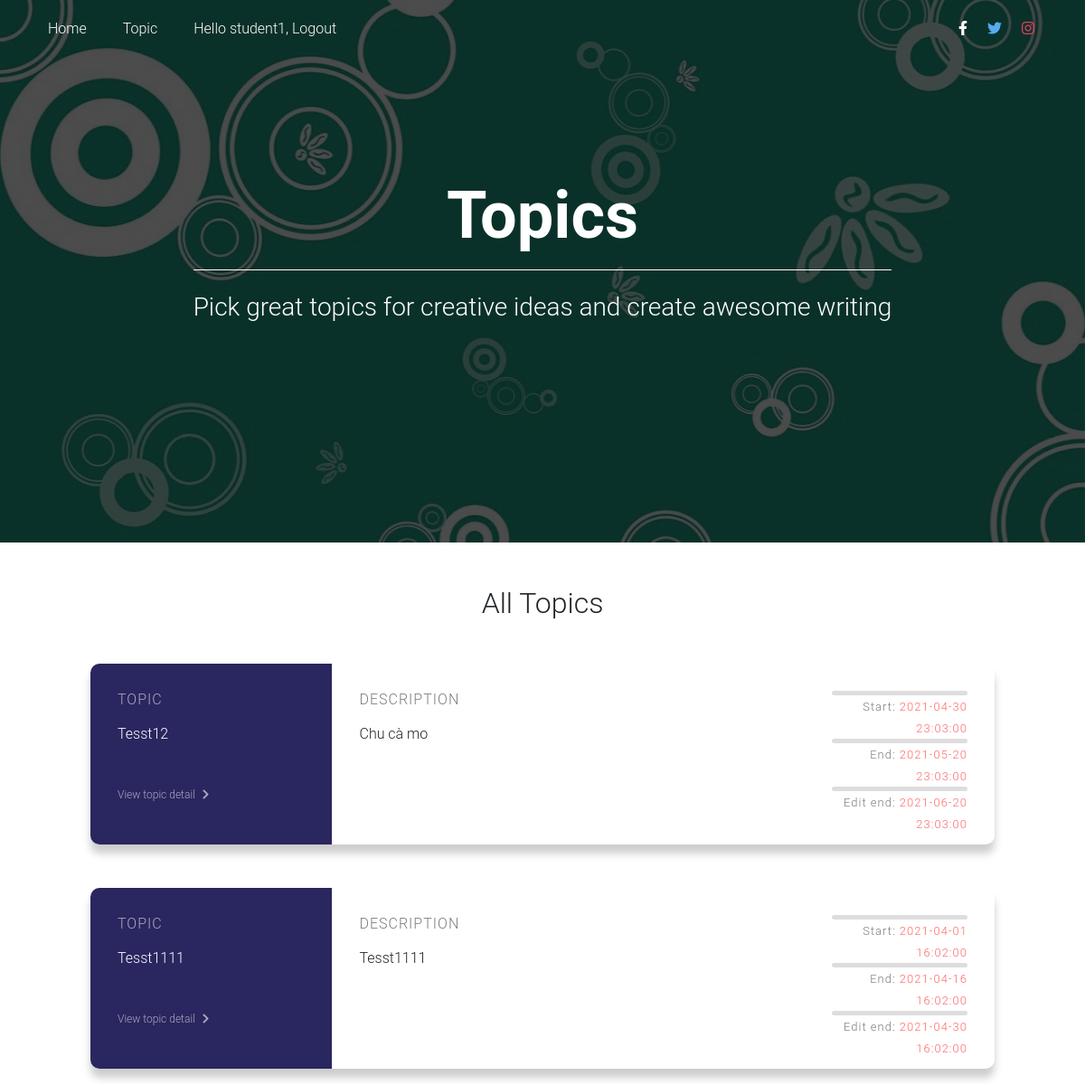
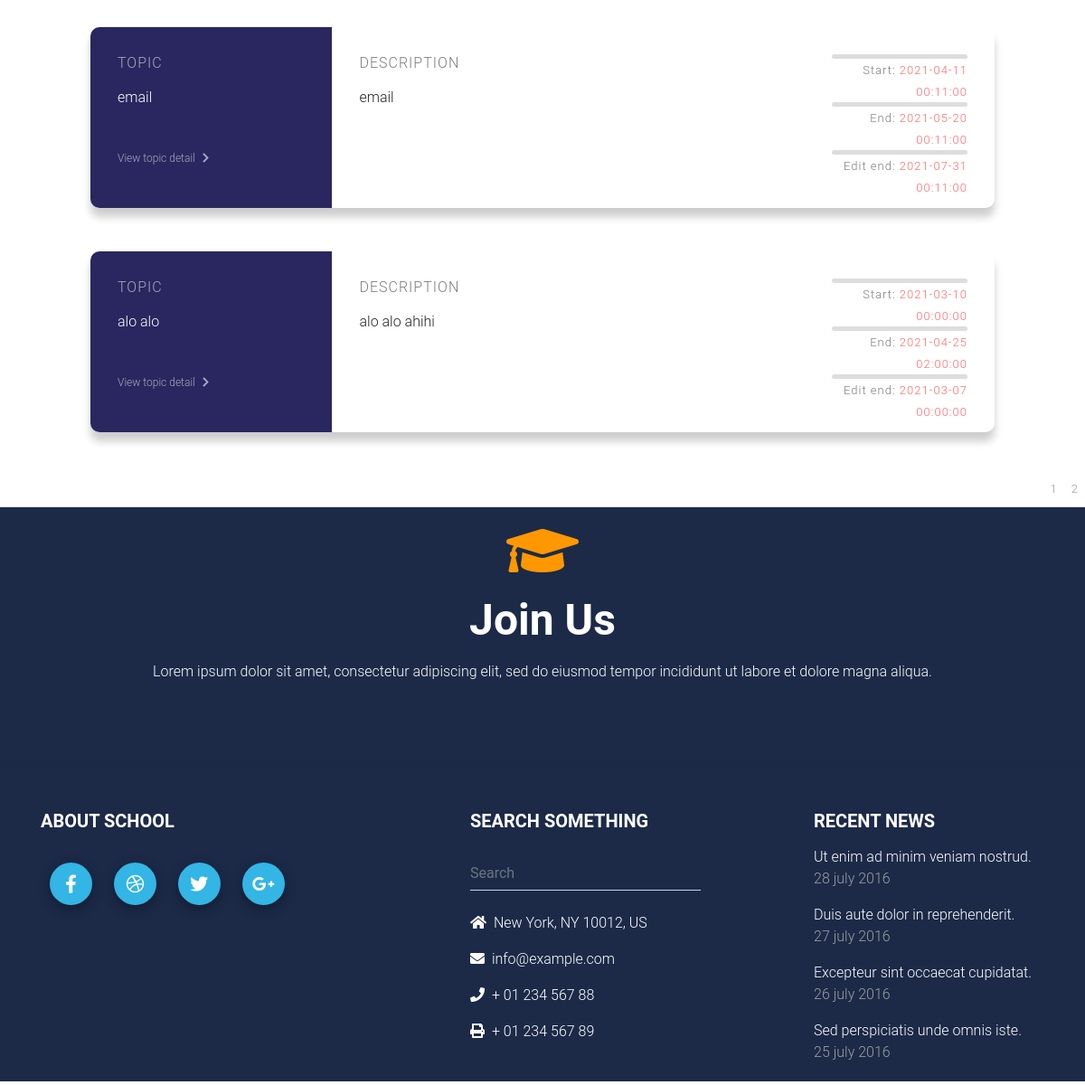
The app's page /rvtopic.php (signed in) with its own data (2 pictures, top to bottom).
### tables this page shows
CREATE TABLE `topics` (
  `topic_id` int(3) NOT NULL,
  `topic_name` varchar(255) NOT NULL,
  `description` varchar(255) NOT NULL,
  `start` datetime NOT NULL,
  `deadline_1` datetime NOT NULL,
  `deadline_2` datetime NOT NULL
);

### rvtopic.php (the view, shortened to what this page needs)
<?php include "includes/headerTopic.php" ?>
<header>
    <?php include "includes/navigation.php" ?>
    <?php include "includes/introTopic.php" ?>
</header>
<div class="courses-container">
    <h2 class="text-center mt-5 mb-5">All Topics</h2>
    <?php
    $per_page = 4;
    if (isset($_GET['page'])) {
        $page = $_GET['page'];
    } else {
        $page = " ";
    }
    if ($page == " " || $page == 1) {
        $page_1 = 0;
    } else {
        $page_1 = ($page * $per_page) - $per_page;
    }
    $topic_query_count = "SELECT * FROM topics";
    $find_count       = mysqli_query($connection, $topic_query_count);
    $count            = mysqli_num_rows($find_count);
    $count            = ceil($count / $per_page);
    $query = "SELECT * FROM topics ORDER by topic_id DESC LIMIT $page_1, $per_page";
    $get_rvtopics_query = mysqli_query($connection, $query);
    while ($row = mysqli_fetch_assoc($get_rvtopics_query)) {
        $topicname      =       $row['topic_name'];
        $description    =       $row['description'];
        $start          =       $row['start'];
        $deadline_1     =       $row['deadline_1'];
        $deadline_2     =       $row['deadline_2'];
        $topic_id       =       $row['topic_id'];
        echo " <div class=' course mb-5'>
                <div class='course-preview'>
                            <h6>Topic</h6>
                            <p style='white-space: nowrap;
                            overflow: hidden;
                            text-overflow: ellipsis;
                            max-width: 200px;' class='mt-3'>$topicname</p>
                            <a href='rvtopic_details.php?p_id={$topic_id}'>View topic detail<i class='ml-2 fas fa-chevron-right'></i></a>
                        </div>
                        <div class=' course-info'>
                            <div class='progress-container'>
                                <div class='progress'></div>
                                <span class='progress-text'>
                                    <span>Start:</span>
                                    <span>$start</span>
                                </span>
                                <div class='progress'></div>
                                <span class='progress-text'>
                                    <span>End:</span>
                                    <span>$deadline_1</span>
                                </span>
                                <div class='progress'></div>
                                <span class='progress-text'>
                                    <span>Edit end:</span>
                                    <span>$deadline_2</span>
                                </span>
                            </div>
                            <div class='wrapper__desc-card'>
                                <h6>Description</h6>
                                <p class='description__card-rv mt-3'>
                                $description
                                </p>
                            </div>
                        </div>
                    </div>
                </div>";
    }
    ?>
    <div class="clearfix">
        <ul class="pagination">
            <?php
            for ($i = 1; $i <= $count; $i++) {
                if ($i == $page) {
                    echo "<li><a class='active_link' href='rvtopic.php?page={$i}'>{$i}</a></li>";
                } else {
                    echo "<li><a href='rvtopic.php?page={$i}'>{$i}</a></li>";
                }
            }
            ?>
        </ul>
    </div>
<?php include "includes/footerTopic.php" ?>

### includes/headerTopic.php (shortened to what this page needs)
<!DOCTYPE html>
<html lang="en">
<head>
    <link rel="stylesheet" href="https://use.fontawesome.com/releases/v5.11.2/css/all.css">
    <link href="./css/bootstrap.min.css" rel="stylesheet">
    <link href="./css/mdb.min.css" rel="stylesheet">
    <link href="./css/style.css" rel="stylesheet">
    <link href="./css/responsive.css" rel="stylesheet">
</head>
<body>

### includes/navigation.php (shortened to what this page needs)
<nav id="navbar" class="navbar fixed-top navbar-expand-lg navbar-dark scrolling-navbar">
    <div class="container">
        <div class="collapse navbar-collapse" id="navbarSupportedContent">
            <ul class="navbar-nav mr-auto smooth-scroll">
                <li class="nav-item  mr-4">
                    <a class="nav-link" href="./index.php">Home
                    </a>
                </li>
                <?php
                if (isset($_SESSION['user_role'])) {
                    if($_SESSION['user_role'] == 'Student' || $_SESSION['user_role'] == 'Coordinator'){
                        echo"
                        <li class='nav-item  mr-4'>
                            <a class='nav-link' href='./rvtopic.php' data-offset='100'>Topic</a>
                        </li>";
                    }
                }
                if (isset($_SESSION['username']))
                {
                    echo
                        "<li class='nav-item  mr-4'>
                            <a class='nav-link' href='./includes/logout.php' data-offset='100'>Hello {$_SESSION['username']}, Logout</a>
                        </li>";
                }
                ?>
            </ul>
            <ul class="navbar-nav nav-flex-icons">
                <li class="nav-item">
                    <a class="nav-link">
                        <i class="fab fa-facebook-f"></i>
                    </a>
                </li>
                <li class="nav-item">
                    <a class="nav-link">
                        <i class="fab fa-twitter"></i>
                    </a>
                </li>
                <li class="nav-item">
                    <a class="nav-link">
                        <i class="fab fa-instagram"></i>
                    </a>
                </li>
            </ul>
        </div>
    </div>
</nav>

### includes/introTopic.php
<div id="home" class="view jarallax" data-jarallax='{"speed": 0.2}' style="background-image: url('./images/topicbanner.jpg'); background-repeat: no-repeat; background-size: cover; background-position: center center;">
    <div class="mask rgba-black-strong">
        <div class="container h-100 d-flex justify-content-center align-items-center">
            <div class="row smooth-scroll">
                <div class="col-md-12 white-text text-center">
                    <div class="wow fadeInDown" data-wow-delay="0.2s">
                        <h2 class="display-3 font-weight-bold mb-2">Topics</h2>
                        <hr class="hr-light">
                        <h3 class="subtext-header mt-4 mb-5">Pick great topics for creative ideas and create
                            awesome writing</h3>
                    </div>
                </div>
            </div>
        </div>
    </div>
</div>

### includes/footerTopic.php (shortened to what this page needs)
<footer class="page-footer text-center text-md-left mdb-color darken-3">
  <div class="container-fluid">
    <div class="row " data-wow-delay="0.2s">
      <div class="col-md-12 text-center mb-3 mt-3">
        <i class="fas fa-graduation-cap fa-4x orange-text"></i>
        <h2 class="mt-3 mb-3">Join Us</h2>
        <p class="white-text mb-5">Lorem ipsum dolor sit amet, consectetur adipiscing elit, sed do eiusmod
          tempor
          incididunt ut labore et
          dolore magna aliqua.</p>
      </div>
      <hr class="w-100 mt-4 mb-5">
    </div>
    <div class="container mb-1">
      <div class="row">
        <div class="col-xl-4 col-lg-4 pt-1 pb-1">
          <h5 class="text-uppercase mb-3 font-weight-bold">ABOUT SCHOOL</h5>
          <div class="footer-socials mt-4">
            <a type="button" class="btn-floating btn-blue-2 ">
              <i class="fab fa-facebook-f"></i>
            </a>
            <a type="button" class="btn-floating btn-blue-2 ">
              <i class="fab fa-dribbble"></i>
            </a>
            <a type="button" class="btn-floating btn-blue-2 ">
              <i class="fab fa-twitter"></i>
            </a>
            <a type="button" class="btn-floating btn-blue-2 ">
              <i class="fab fa-google-plus-g"></i>
            </a>
          </div>
        </div>
        <div class="col-xl-3 ml-lg-auto col-lg-4 col-md-6 mt-1 mb-1">
          <h5 class="text-uppercase mb-3 font-weight-bold">Search something</h5>
          <ul class="footer-search list-unstyled">
            <li>
              <form class="search-form" role="search">
                <div class="md-form">
                  <input type="text" class="form-control" placeholder="Search">
                </div>
              </form>
            </li>
          </ul>
          <p>
            <i class="fas fa-home pr-1"></i> New York, NY 10012, US
          </p>
          <p>
            <i class="fas fa-envelope pr-1"></i> info@example.com
          </p>
          <p>
            <i class="fas fa-phone pr-1"></i> + 01 234 567 88
          </p>
          <p>
            <i class="fas fa-print pr-1"></i> + 01 234 567 89
          </p>
        </div>
        <div class="col-xl-3 ml-lg-auto col-lg-4 col-md-6 mt-1 mb-1">
          <h5 class="text-uppercase mb-3 font-weight-bold">Recent news</h5>
          <ul class="footer-posts list-unstyled">
            <li>
              <a>Ut enim ad minim veniam nostrud.</a>
              <span>
                <p class="grey-text">28 july 2016</p>
              </span>
            </li>
            <li>
              <a>Duis aute dolor in reprehenderit.</a>
              <span>
                <p class="grey-text">27 july 2016</p>
              </span>
            </li>
            <li>
              <a>Excepteur sint occaecat cupidatat.</a>
              <span>
                <p class="grey-text">26 july 2016</p>
              </span>
            </li>
            <li>
              <a>Sed perspiciatis unde omnis iste.</a>
              <span>
                <p class="grey-text">25 july 2016</p>
              </span>
            </li>
          </ul>
        </div>
      </div>
    </div>
  </div>
</footer>
</body>
</html>

### css/style.css (style rules this page uses)
* { margin: 0; padding: 0; outline: 0; text-decoration: none; list-style-type: none; }
dl, ol, ul { padding: 0; }
.navbar { box-shadow: none; }
.pagination { float: right; margin: 0 0 5px; }
.pagination li a { border: none; font-size: 13px; min-width: 30px; min-height: 30px; color: #999; margin: 0 2px; line-height: 30px; border-radius: 2px !important; text-align: center; padding: 0 6px; }
.fa-twitter { color: #55acee }
.fa-instagram { color: #e4405f }
.course { background-color: #fff; border-radius: 10px; box-shadow: 0 10px 10px rgba(0, 0, 0, 0.2); display: flex; max-width: 100%; margin: 20px 100px; overflow: hidden; cursor: pointer; }
.course h6 { opacity: 0.6; margin: 0; letter-spacing: 1px; text-transform: uppercase; }
.course span { letter-spacing: 1px; margin: 10px 0; }
.course-preview { background-color: #2A265F; color: #fff; width: 350px; height: 200px; padding: 30px; }
.course-preview a { color: #fff; display: inline-block; font-size: 12px; opacity: 0.6; margin-top: 30px; text-decoration: none; }
.course-info { padding: 30px; position: relative; width: 100%; }
.progress-container { position: absolute; top: 30px; right: 30px; text-align: right; width: 150px; }
.progress { background-color: #ddd; border-radius: 3px; height: 5px; width: 100%; }
.progress-text { font-size: 13px; opacity: 0.6; letter-spacing: 1px; }
.wrapper__desc-card { max-width: 900px; }
.progress-text span:last-child { color: red; }

### records on screen
topics: topic_name "Tesst12", start "2021-04-30 23:03:00", deadline_1 "2021-05-20 23:03:00", deadline_2 "2021-06-20 23:03:00", description "Chu cà mo"
topics: topic_name "Tesst1111", start "2021-04-01 16:02:00", deadline_1 "2021-04-16 16:02:00", deadline_2 "2021-04-30 16:02:00", description "Tesst1111"
topics: topic_name "email", start "2021-04-11 00:11:00", deadline_1 "2021-05-20 00:11:00", deadline_2 "2021-07-31 00:11:00", description "email"
topics: topic_name "alo alo", start "2021-03-10 00:00:00", deadline_1 "2021-04-25 02:00:00", deadline_2 "2021-03-07 00:00:00", description "alo alo ahihi"

### other values on screen
$_SESSION['username'] "student1"
